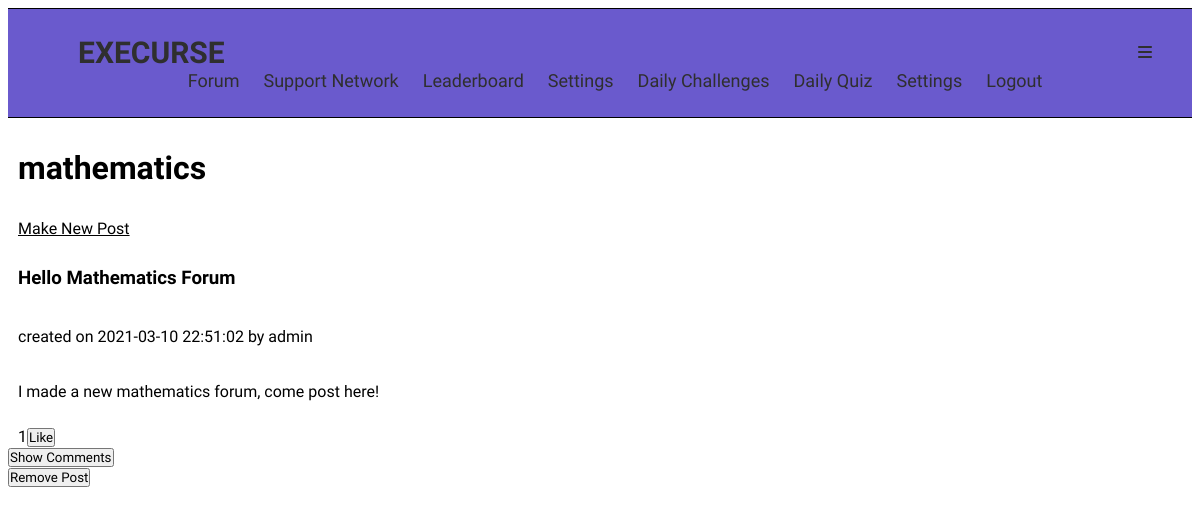
The page /forum/mathematics (signed in) on the database as committed earlier.
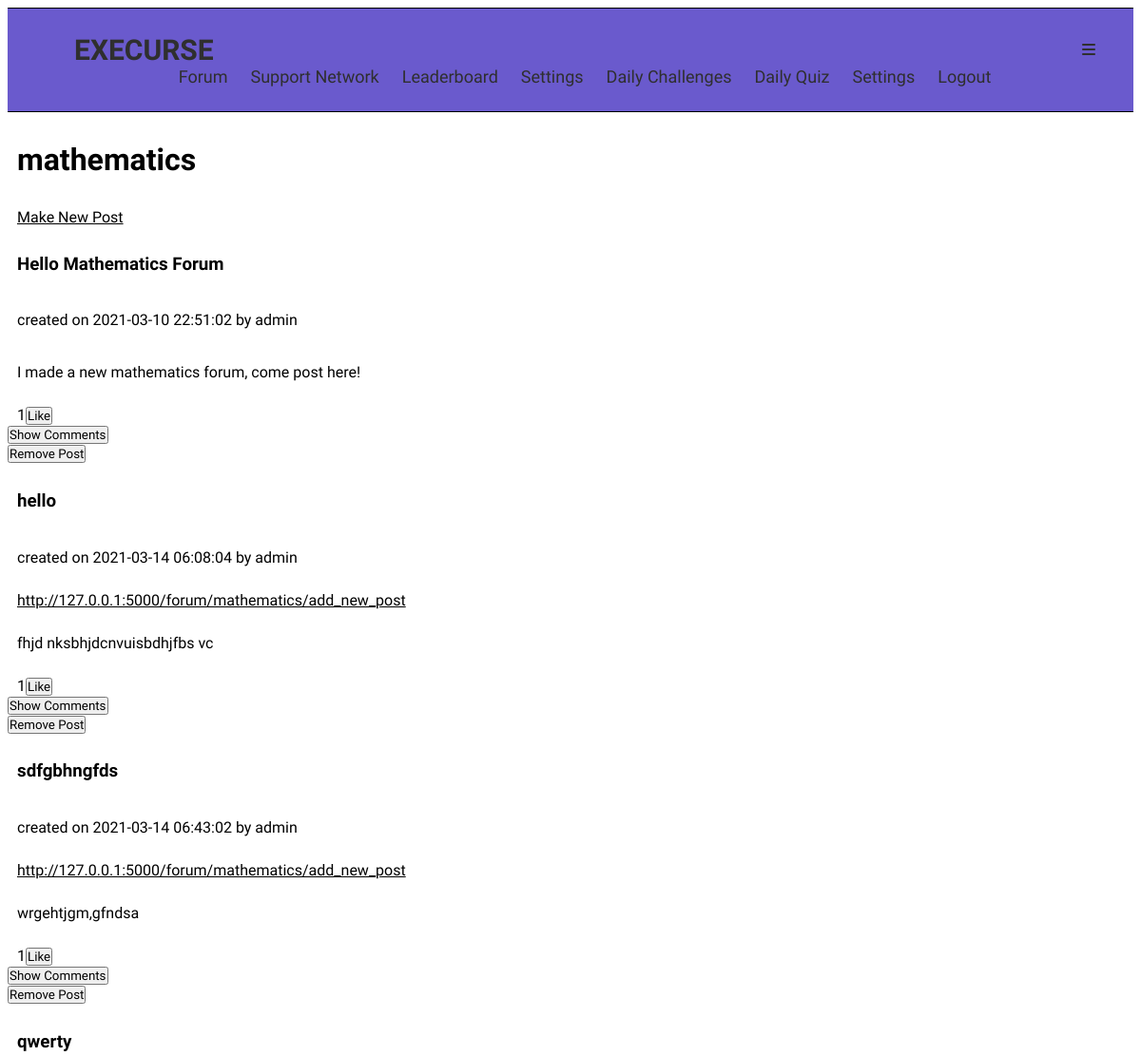
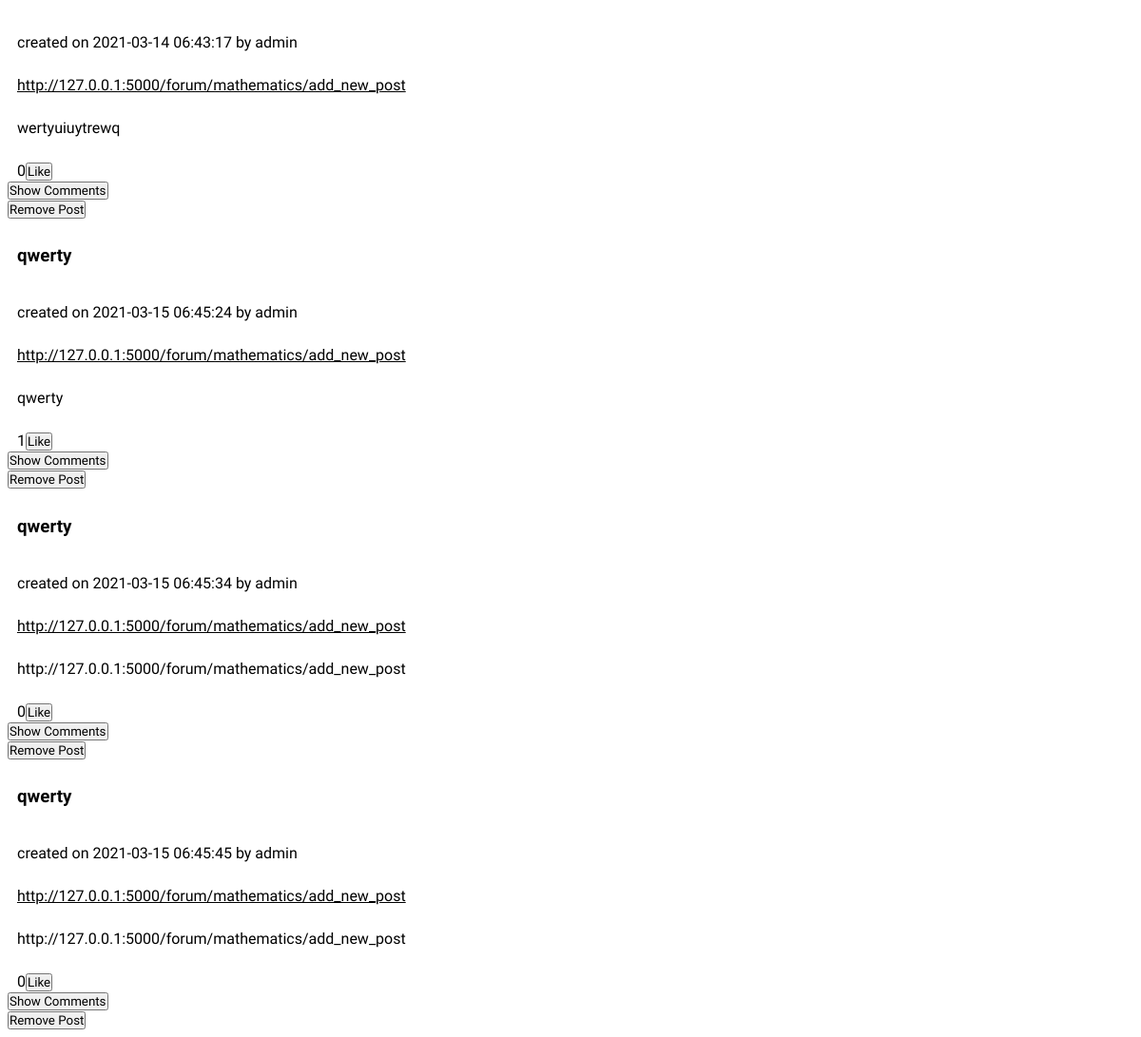
The same page on the database as committed later (2 pictures, top to bottom).
### tables this page shows
CREATE TABLE POSTS (
                post_id INTEGER NOT NULL PRIMARY KEY AUTOINCREMENT,
                user_id INTEGER,
                author TEXT,
                forum_name TEXT,
                title TEXT NOT NULL,
                link TEXT NOT NULL,
                content TEXT NOT NULL,
                created_at TEXT NOT NULL,
                likes INTEGER NOT NULL,
                FOREIGN KEY(user_id) REFERENCES USER(user_id),
                FOREIGN KEY(forum_name) REFERENCES FORUMS(forum_name)
            );

### execurse.py (the view)
@app.route('/forum/<name>')
def subforum(name):
	if "username" in session:
		if db.check_duplicate_forum(name) == True:
			posts = db.get_posts(name)
			comments = db.get_comments()
			replies = db.get_replies()
			return render_template("subforum.html", name=name, posts=posts, comments=comments, replies=replies)
		else:
			abort(404)
	else:
		return redirect(url_for("login"))

### database_functions.py (called while the page is built)
def check_duplicate_forum(forum_name):
	con = sl.connect("Execurse.db")
	cursor = con.cursor()
	query = """SELECT forum_name FROM FORUMS WHERE forum_name = ?"""
	cursor.execute(query, [forum_name])
	result = cursor.fetchall()
	con.close()
	if len(result) == 0:
		return False
	else:
		return True

def get_posts(name):
	con = sl.connect("Execurse.db")
	cursor = con.cursor()
	query = """SELECT * FROM POSTS WHERE forum_name = ? ORDER BY created_at"""
	cursor.execute(query, [name])
	result = cursor.fetchall()
	con.close()
	return result

def get_comments():
	con = sl.connect("Execurse.db")
	cursor = con.cursor()
	query = """SELECT * FROM REPLIES WHERE reply_parent_id IS NULL"""
	cursor.execute(query)
	result = cursor.fetchall()
	con.close()
	return result

def get_replies():
	con = sl.connect("Execurse.db")
	cursor = con.cursor()
	query = """SELECT * FROM REPLIES"""
	cursor.execute(query)
	result = cursor.fetchall()
	con.close()
	return result

### Templates/subforum.html (shortened to what this page needs)
<!DOCTYPE html>
<html lang="en">
<head>
  	<link rel="stylesheet" type="text/css" href="{{ url_for('static', filename='stylesheets/header_style.css')}}"/>
</head>
<body>
<nav>
    <ul>
      <li class="logo">EXECURSE</li>
      <li class="btn"><span class="fas fa-bars"</span></li>
      <div class="items">
				<li><a href="/forum">Forum</a></li>
        <li><a href="/support_network">Support Network</a></li>
        <li><a href="/leaderboard">Leaderboard</a></li>
        <li><a href="/settings">Settings</a></li>
				<li><a href="/dailyChallenges">Daily Challenges</a></li>
				<li><a href="/dailyQuiz">Daily Quiz</a></li>
				<li><a href="/settings">Settings</a></li>
				<li><a href="/logout">Logout</a></li>
      </div>
    </ul>
  </nav>
	<h1 style="color:black; padding:10px;">{{ name }}</h1>
	<a href= {{ url_for('add_new_post', name=name) }} style="color:black; padding:10px;">Make New Post</a>
	{% for post in posts %}
		<h3 style="color:black; padding:10px;">{{ post[4] }}</h3><p style="color:black; padding:10px;">created on {{ post[7] }} by {{ post[2] }}</p>
		{% if not post[5] == "" %}
			<a href={{ post[5] }} style="color:black; padding:10px;">{{ post[5] }}</a>
		{% endif %}
		<p style="color:black; padding:10px;">{{ post[6] }}</p>
		<form action="{{ url_for('like_post', post_id=post[0], name=name) }}" method="post">
			<span style="color:black; padding:10px;">{{ post[8] }}<input type="submit" value="Like" style="color:black;"></span>
		</form>
		<button type="button" onclick="show_comments('postDiv{{ post[0] }}', this);" style="color:black;">Show Comments</button>
		{% if session["account"] == 1 or session["userid"] == post[1] %}
			<form action="{{ url_for('remove_post', post_id=post[0], name=name) }}" method="post">
				<input type="submit" value="Remove Post" style="color:black;">
			</form>
		{% endif %}
	{% endfor %}
</body>
</html>

### static/stylesheets/header_style.css (style rules this page uses)
* { margin: 10; padding: 0; color: #2f2f2f; box-sizing: border-box; font-family: 'DotGothic16', sans-serif; }
nav { background: #6A5ACD; padding: 10px 40px 10px 70px; border: 1px solid #000; border-left: none; border-right: none; }
nav ul { display: flex; list-style: none; flex-wrap: wrap; align-items: center; justify-content: center; }
nav ul li.logo { flex: 1; font-size: 30px; font-weight: 700; }
nav ul div.items { padding: 0 25px; display: inline-flex; }
nav ul div.items a { text-decoration: none; font-size: 18px; padding: 0 12px; }

Rows that differ between the two databases and show on the page:
added POSTS: title "hello", created_at "2021-03-14 06:08:04", author "admin", link "http://127.0.0.1:5000/forum/mathematics/add_new_post", content "fhjd nksbhjdcnvuisbdhjfbs vc", likes "1"
added POSTS: title "sdfgbhngfds", created_at "2021-03-14 06:43:02", author "admin", link "http://127.0.0.1:5000/forum/mathematics/add_new_post", content "wrgehtjgm,gfndsa", likes "1"
added POSTS: title "qwerty", created_at "2021-03-14 06:43:17", author "admin", link "http://127.0.0.1:5000/forum/mathematics/add_new_post", content "wertyuiuytrewq", likes "0"
added POSTS: title "qwerty", created_at "2021-03-15 06:45:24", author "admin", link "http://127.0.0.1:5000/forum/mathematics/add_new_post", content "qwerty", likes "1"
added POSTS: title "qwerty", created_at "2021-03-15 06:45:34", author "admin", link "http://127.0.0.1:5000/forum/mathematics/add_new_post", content "http://127.0.0.1:5000/forum/mathematics/add_new_post", likes "0"
added POSTS: title "qwerty", created_at "2021-03-15 06:45:45", author "admin", link "http://127.0.0.1:5000/forum/mathematics/add_new_post", content "http://127.0.0.1:5000/forum/mathematics/add_new_post", likes "0"
